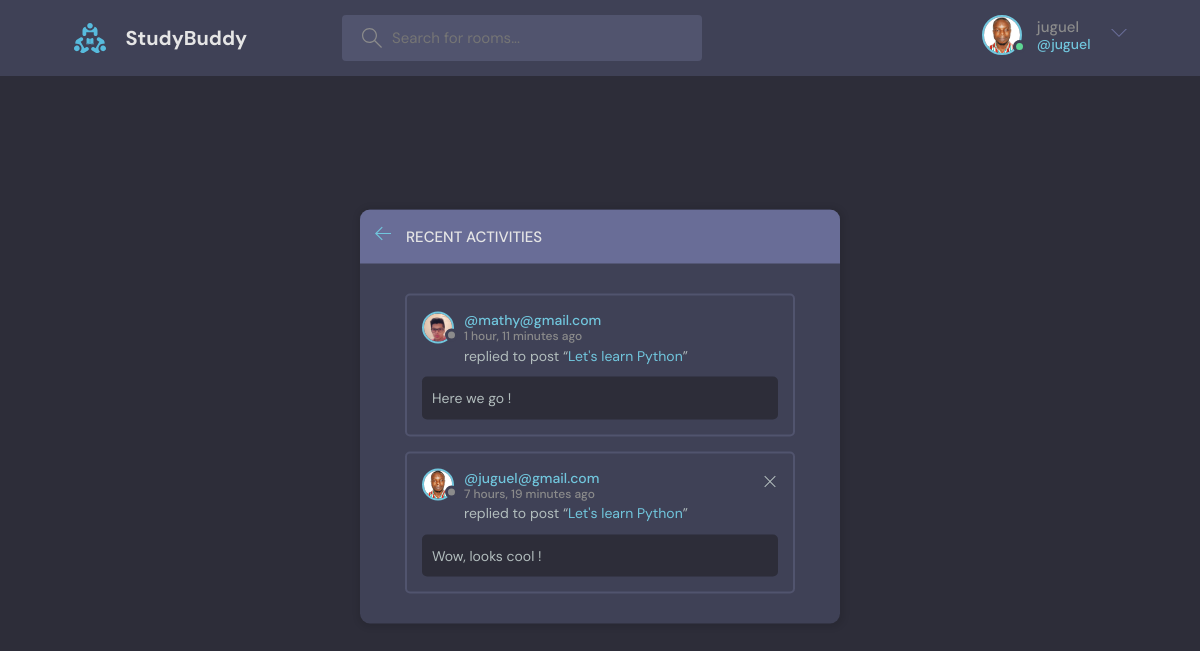
The page /activity/ (signed in) on the database its author committed.
### base_app/models.py (models this page shows, shortened)
class User(AbstractUser):
    name = models.CharField(max_length=200, null=True)
    email = models.EmailField(unique=True, null=True)
    bio = models.TextField(null=True)
    avatar = models.ImageField(null=True, default="avatar.svg")
    USERNAME_FIELD = 'email' # shift the username to email
    REQUIRED_FIELDS = []

class Message(models.Model):
    user = models.ForeignKey(User, on_delete=models.CASCADE) # oneTomany
    room = models.ForeignKey(Room, on_delete=models.CASCADE) # When room get deleted, also the msgs
    body = models.TextField()
    updated_date = models.DateTimeField(auto_now=True)
    created_date = models.DateTimeField(auto_now_add=True)
    class Meta:
        ordering = ['-updated_date', '-created_date']

class Room(models.Model):
    host = models.ForeignKey(User, on_delete=models.SET_NULL, null= True)
    topic = models.ForeignKey(Topic, on_delete=models.SET_NULL, null= True)
    name = models.CharField(max_length=200)
    description = models.TextField(null=True, blank=True)
    participants = models.ManyToManyField(User, related_name='participants', blank=True )
    updated_date = models.DateTimeField(auto_now=True)
    created_date = models.DateTimeField(auto_now_add=True)
    class Meta:
        ordering = ['-updated_date', '-created_date']
    def __str__(self):
        return self.name

### base_app/views.py (the view)
# urls.py: path('activity/', views.activityPage, name="activity"),
def activityPage(request):
    room_messages = Message.objects.all()
    return render(request, 'base_app/activity.html', {'room_messages': room_messages})

### base_app/templates/base_app/activity.html
{% extends 'base_app/base.html' %}
{% block content %}
    <main class="layout">
      <div class="container">
        <div class="layout__box">
          <div class="layout__boxHeader">
            <div class="layout__boxTitle">
              <a href="{% url 'home' %}">
                <svg version="1.1" xmlns="http://www.w3.org/2000/svg" width="32" height="32" viewBox="0 0 32 32">
                  <title>arrow-left</title>
                  <path
                    d="M13.723 2.286l-13.723 13.714 13.719 13.714 1.616-1.611-10.96-10.96h27.625v-2.286h-27.625l10.965-10.965-1.616-1.607z"
                  ></path>
                </svg>
              </a>
              <h3>Recent Activities</h3>
            </div>
          </div>
          <div class="activities-page layout__body">
            {% for message in room_messages %}
            <div class="activities__box">
              <div class="activities__boxHeader roomListRoom__header">
                <a href="{% url 'user-profile' message.user.id %}" class="roomListRoom__author">
                  <div class="avatar avatar--small">
                    <img src="{{message.user.avatar.url}}" />
                  </div>
                  <p>
                    @{{message.user}}
                    <span>{{message.created_date|timesince}} ago</span>
                  </p>
                </a>
                {% if request.user == message.user %}
                <div class="roomListRoom__actions">
                  <a href="{% url 'delete-message' message.id %}">
                    <svg version="1.1" xmlns="http://www.w3.org/2000/svg" width="32" height="32" viewBox="0 0 32 32">
                      <title>remove</title>
                      <path
                        d="M27.314 6.019l-1.333-1.333-9.98 9.981-9.981-9.981-1.333 1.333 9.981 9.981-9.981 9.98 1.333 1.333 9.981-9.98 9.98 9.98 1.333-1.333-9.98-9.98 9.98-9.981z"
                      ></path>
                    </svg>
                  </a>
                </div>
                {% endif %}
              </div>
              <div class="activities__boxContent">
               <p>replied to post “<a href="{% url 'room' message.room.id %}">{{message.room}}</a>”</p>
                <div class="activities__boxRoomContent">
                  {{message.body}}
                </div>
              </div>
            </div>
            {% endfor %}
          </div>
        </div>
      </div>
    </main>
{% endblock content %}

### base_app/templates/base_app/navbar.html (shortened to what this page needs)
{% load static %}
<header class="header header--loggedIn">
  <div class="container">
    <a href="{% url 'home' %}" class="header__logo">
      <img src="{% static 'media/logo.svg' %}"/>
      <h1>StudyBuddy</h1>
    </a>
    <form class="header__search" method="GET" action="{% url 'home' %}">
      <label>
        <input name="q" placeholder="Search for rooms..." />
      </label>
    </form>
    <nav class="header__menu">
      {% if request.user.is_authenticated %}
      <div class="header__user">
        <a href="{% url 'update-user' %}">
          <div class="avatar avatar--medium active">
            <img src="{{request.user.avatar.url}}" />
          </div>
          <p>{{request.user.username}}<span>@{{request.user.username}}</span></p>
        </a>
        <button class="dropdown-button">
          <svg version="1.1" xmlns="http://www.w3.org/2000/svg" width="32" height="32" viewBox="0 0 32 32">
            <title>chevron-down</title>
            <path d="M16 21l-13-13h-3l16 16 16-16h-3l-13 13z"></path>
          </svg>
        </button>
      </div>
      {% else %}
      <a href="{% url 'login' %}">
        <img src="{% static 'media/avatar.svg' %}"/>
        <p>Login</p>
      </a>
      {% endif %}
    </nav>
  </div>
</header>

### rows shown on the page
User: user.avatar (picture), user.username "juguel"
Message: user.avatar (picture), user "mathy@gmail.com", created_date "1 hour, 11 minutes", room "Let's learn Python", body "Here we go !"
Message: user.avatar (picture), user "juguel@gmail.com", created_date "7 hours, 19 minutes", room "Let's learn Python", body "Wow, looks cool !"
